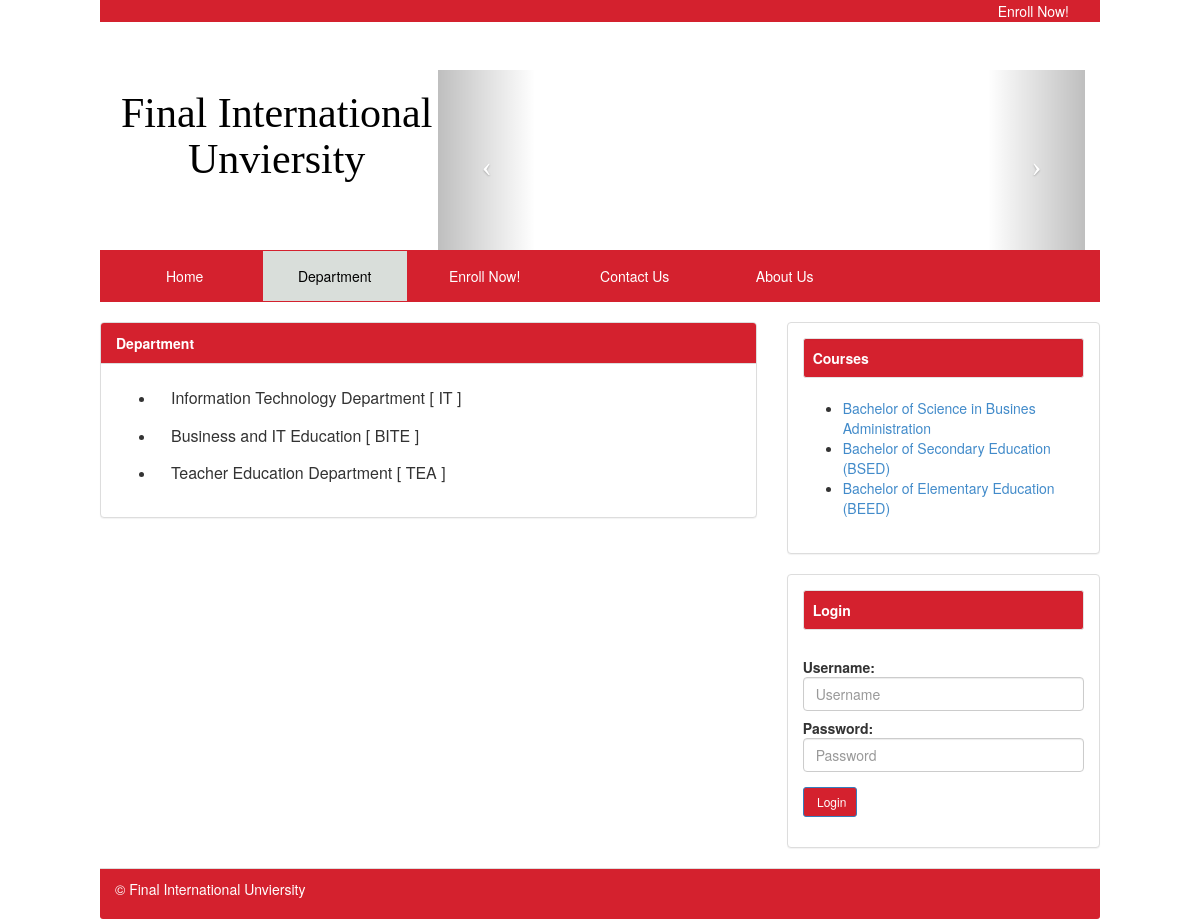
The app's page /index.php?q=department with its own data.
### tables this page shows
CREATE TABLE `department` (
  `DEPT_ID` int(11) NOT NULL,
  `DEPARTMENT_NAME` varchar(30) NOT NULL,
  `DEPARTMENT_DESC` varchar(50) NOT NULL
);

### index.php (called while the page is built, shortened)
<?php
require_once("theme/templates.php");
?>

### include/database.php (called while the page is built, shortened)
<?php
class Database {
	var $sql_string = '';
	public $conn;
	public function open_connection() {
		$this->conn = mysqli_connect(server,user,pass);
		if(!$this->conn){
			echo "Problem in database connection! Contact administrator!";
			exit();
		}else{
			$db_select = mysqli_select_db($this->conn,database_name);
		}
	}
	function setQuery($sql='') {
		$this->sql_string=$sql;
	}
	function executeQuery() {
		$result = mysqli_query($this->conn,$this->sql_string);
		return $result;
	}
	private function confirm_query($result) {
		return $result;
	}
	function loadResultList( $key='' ) {
		$cur = $this->executeQuery();
		$array = array();
		while ($row = mysqli_fetch_object($cur)) {
			if ($key) {
				$array[$row->$key] = $row;
			} else {
				$array[] = $row;
			}
		}
		return $array;
	}
}
$mydb = new Database();
?>

### menu.php (the view, shortened to what this page needs)
  <div class="panel-group" id="accordion">
  <ul>
<?php
$mydb->setQuery("SELECT * FROM `department`");
              $cur = $mydb->loadResultList();
            foreach ($cur as $result) {
?>
<li>
    <div class="panel-heading">
      <h4 class="panel-title">
        <a id="load"  data-toggle="collapse" data-parent="#accordion" href="#<?php echo $result->DEPT_ID; ?>" data-id="<?php echo $result->DEPT_ID; ?>">
          <?php echo $result->DEPARTMENT_DESC . ' [ ' .$result->DEPARTMENT_NAME . ' ] '; ?>
        </a>
      </h4>
    </div>
 </li>
<?php } ?>
</ul>
</div>

### css/costum.css (style rules this page uses)
body { padding-top: 70px; }

### records on screen
department: DEPARTMENT_DESC "Information Technology Department", DEPARTMENT_NAME "IT"
department: DEPARTMENT_DESC "Business and IT Education", DEPARTMENT_NAME "BITE"
department: DEPARTMENT_DESC "Teacher Education Department", DEPARTMENT_NAME "TEA"

### other values on screen
$title "Department"
$result->COURSE_DESC "Bachelor of Science in Busines Administration"
$result->COURSE_DESC "Bachelor of Secondary Education (BSED)"
$result->COURSE_DESC "Bachelor of Elementary Education (BEED)"
